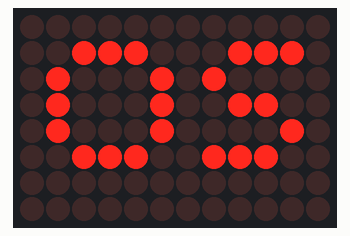
Simulated run of this program. Board: Arduino Uno R4 WiFi. On the bench: 12×8 LED matrix. What the program prints to the serial monitor is not drawn.

Above: at 0.1 s.

The program:

main.cpp
```cpp
// 00_check_environment.ino
// 第0章「準備：開発環境の確認」のスケッチ。
// シリアル出力と LED マトリクスの動作確認を行う。

#include <Arduino.h>
#include "Arduino_LED_Matrix.h"

ArduinoLEDMatrix matrix;

void setup()
{
    Serial.begin(115200);
    while (!Serial) { }

    Serial.println("=== Arduino UNO R4 WiFi OS Exercise ===");
    Serial.print("CPU Frequency: ");
    Serial.print(F_CPU / 1000000);
    Serial.println(" MHz");

    matrix.begin();

    // LEDマトリクスに "OS" と表示
    uint8_t frame[8][12] = {0};
    // 'O'（左端1列空けて配置）
    frame[1][2] = 1; frame[1][3] = 1; frame[1][4] = 1;
    frame[2][1] = 1; frame[2][5] = 1;
    frame[3][1] = 1; frame[3][5] = 1;
    frame[4][1] = 1; frame[4][5] = 1;
    frame[5][2] = 1; frame[5][3] = 1; frame[5][4] = 1;
    // 'S'（1列右にずらして配置）
    frame[1][8] = 1; frame[1][9] = 1; frame[1][10] = 1;
    frame[2][7] = 1;
    frame[3][8] = 1; frame[3][9] = 1;
    frame[4][10] = 1;
    frame[5][7] = 1; frame[5][8] = 1; frame[5][9] = 1;

    matrix.renderBitmap(frame, 8, 12);

    Serial.println("Environment OK! Ready to start.");
}

void loop()
{
    static int count = 0;
    Serial.print("Loop count: ");
    Serial.println(count++);
    delay(1000);
}
```
